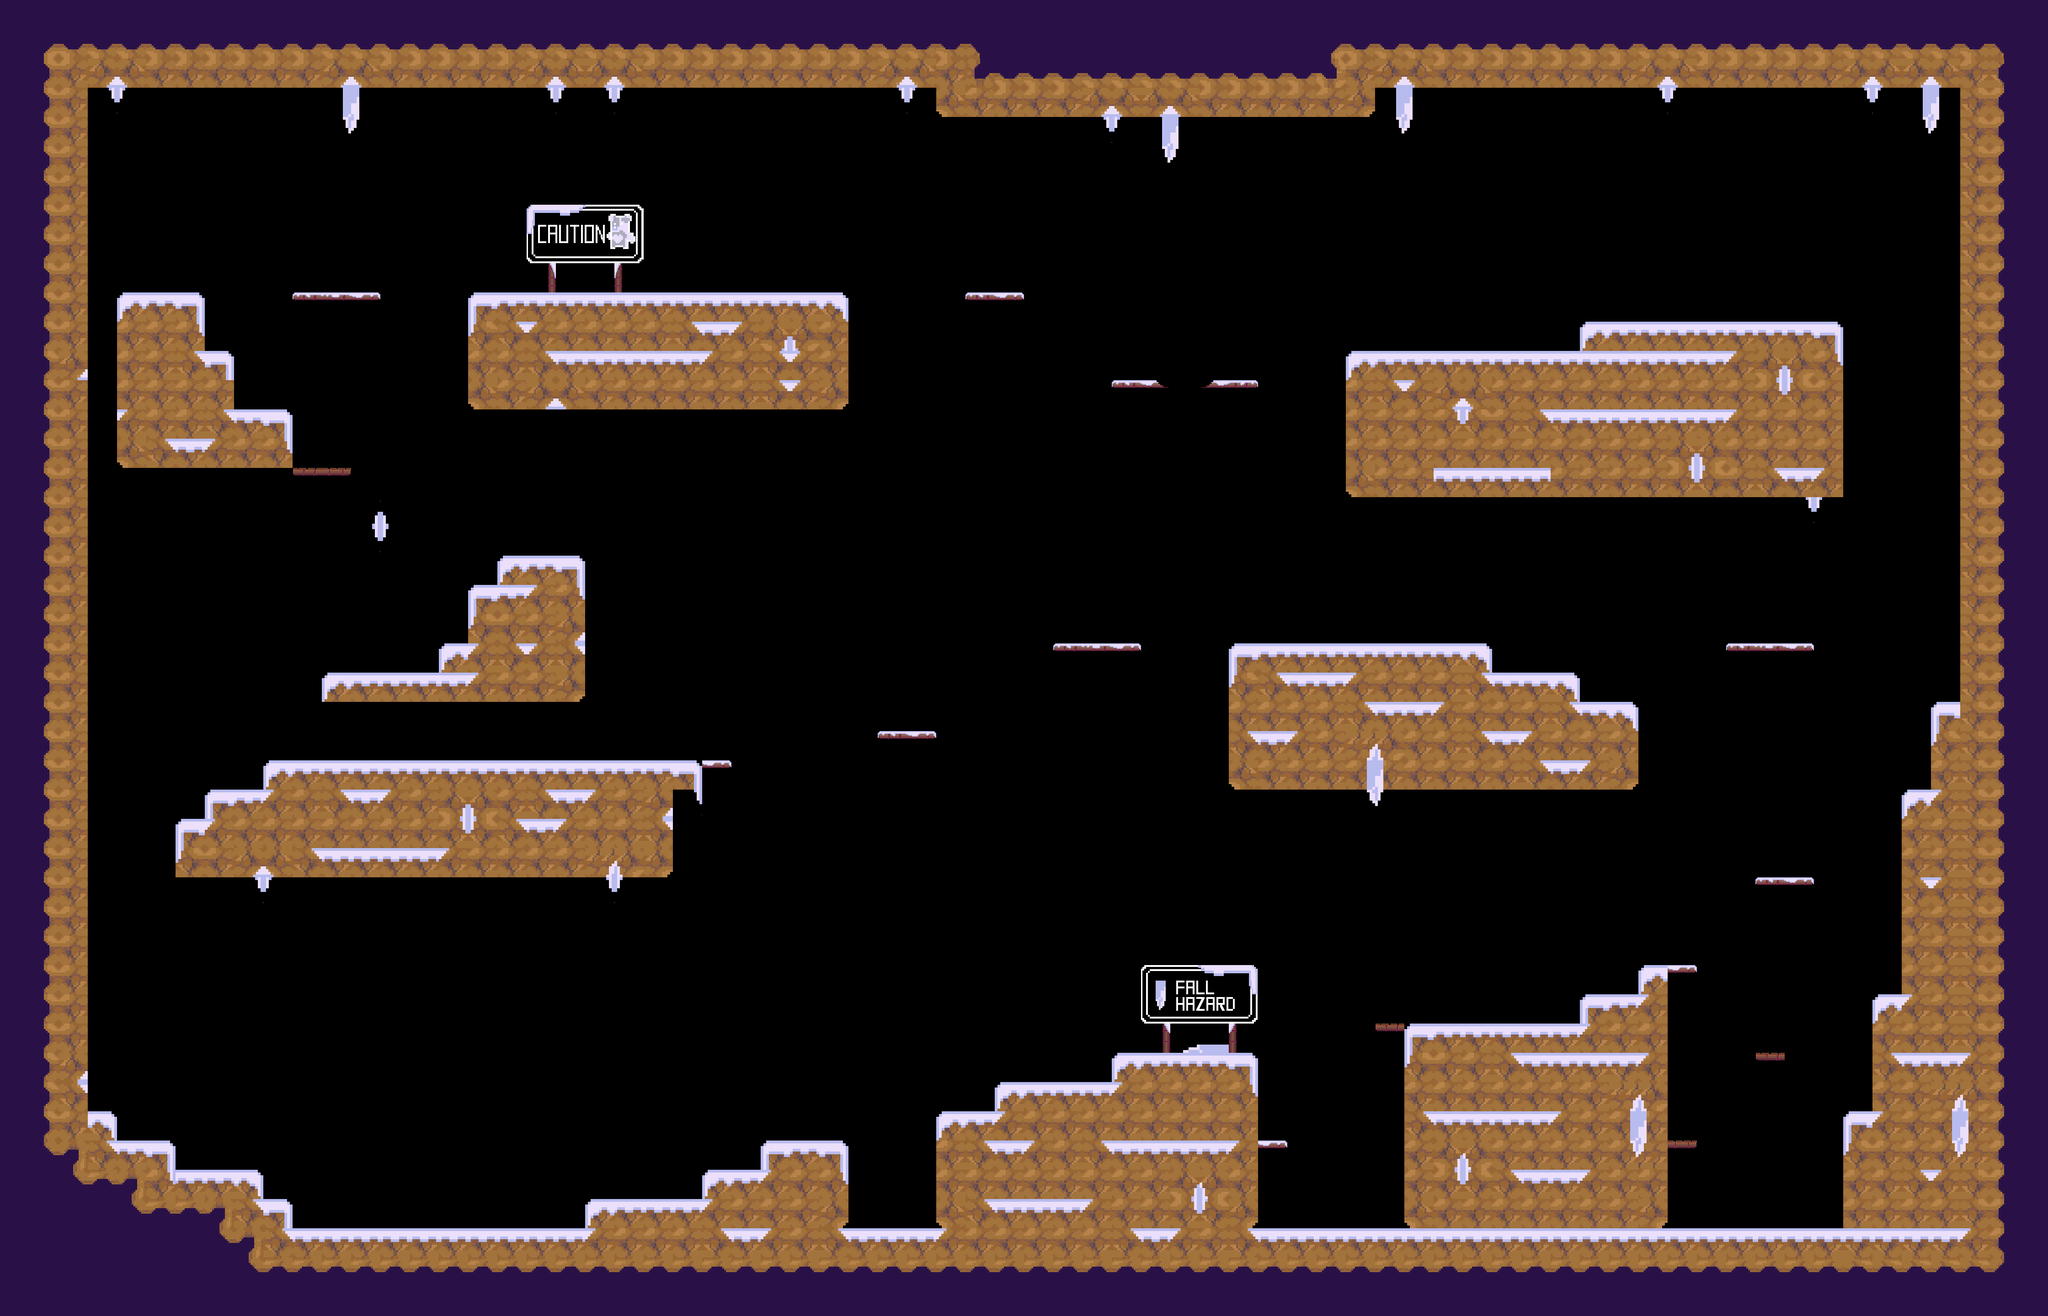

Below is a game level as drawn by its tile map, then a one-line description and the .tmx that defines it (tile-layer data replaced by summaries):
An orthogonal 70x45 tile map with 64x64 px tiles, 2 tile layers (Decoration, Main), 2 tilesets and 2 objects (Player, Bear).

<map version="1.10" tiledversion="1.11.0" orientation="orthogonal" renderorder="right-down" width="70" height="45" tilewidth="64" tileheight="64" infinite="0" nextlayerid="8" nextobjectid="30">
 <tileset firstgid="1" source="../tilesets/tilemap.tsx" />
 <tileset firstgid="73" source="tilemap.tsx" />
 <layer id="7" name="Decoration" width="70" height="45">
  <data>[3150 cells, 25 non-empty, 22 distinct tile ids]</data>
 </layer>
 <layer id="1" name="Main" width="70" height="45">
  <data>[3150 cells, 1265 non-empty, 33 distinct tile ids]</data>
 </layer>
 <objectgroup id="2" name="Entities">
  <object id="18" name="Player" x="750.98" y="2665.92">
   <point />
  </object>
  <object id="29" name="Bear" x="2947.83" y="483.682" width="501.667" height="282.636" />
 </objectgroup>
</map>